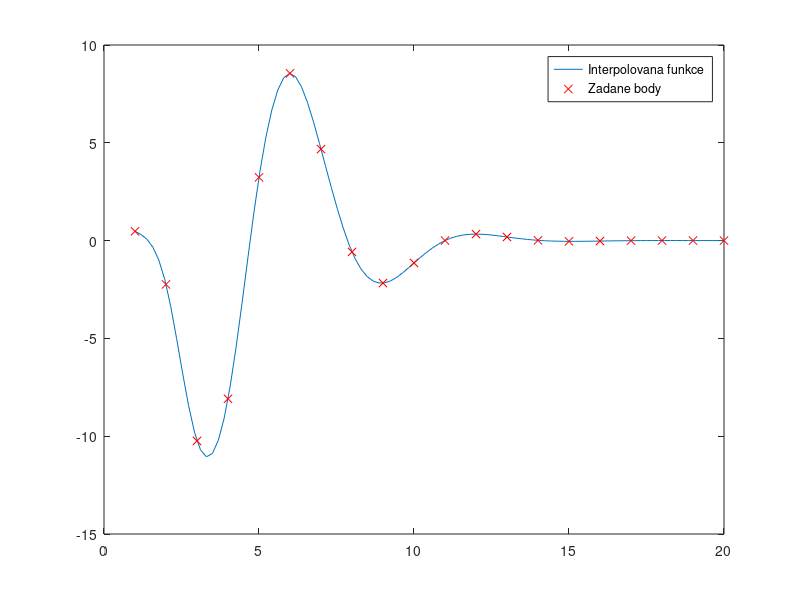

MATLAB code for this plot:


l = load('spline.dat');

n = size(l,1); % pocet zadanych bodu
bodu = 100;    % pocet bodu pro vyhodnoceni

x = l(:,1); % zadane body x
y = l(:,2); % zadane hodnoty y


% napred najdeme hodnoty druhe derivace

y2  = zeros(n,1); % druha derivace
rho = zeros(n,1); % pomocna promenna pro vypocet druhe derivace
mu  = zeros(n,1); % y'' se vypocte ze soustavy s tridiag. matici

% koeficienty tridiag. matice pro vypocet y'' a jeji prava strana
a = zeros(n,1);
b = zeros(n,1);
c = zeros(n,1);
f = zeros(n,1);

for i = 2 : n-1   % koeficienty z podminky spojitosti prvni derivace
    c(i) = ( x(i)   - x(i-1) ) / 6;
    a(i) = ( x(i+1) - x(i-1) ) / 3;
    b(i) = ( x(i+1) - x(i)   ) / 6;
    f(i) = ( y(i+1) - y(i)   ) / ( x(i+1) - x(i)   ) ...
         - ( y(i)   - y(i-1) ) / ( x(i)   - x(i-1) );
end

for i = 2 : n-1   % reseni soustavy s tridiagonalni matici pro nalezeni y'' (primy beh)
   mu(i+1)  = -b(i) / ( c(i)*mu(i) + a(i) );
   rho(i+1) = ( f(i) - c(i)*rho(i) ) / ( c(i)*mu(i) + a(i) );
end

for i = n-1 : -1 : 2  % zpetny beh vypoctu y''
    y2(i) = mu(i+1)*y2(i+1) + rho(i+1);
end



% hledani hodnot interpolacniho splinu v novych bodech

krok = (x(n)-x(1))/(bodu-1); % velikost kroku pro body ve kterych budeme funkci interpolovat
xn = x(1) : krok : x(n);     % pole bodu, ve kterych interpolujeme
yn = zeros(size(xn,2),1);    % pole hodnot interpolacniho splinu v bodech xn

for i = 1 : bodu  % i iteruje pres pole bodu pro vysledek interpolace
    j = 1;        % j je index do pole znamych hodnot
    while x(j)<=xn(i)  % najdeme znamy bod vpravo od mista, kde hledame hodnotu
        if (j==n)
            break;
        end
        j = j+1;
    end
    j = j-1; % posuneme se doleva
    
    % koeficienty interpolacniho splinu
    An = ( x(j+1) - xn(i) ) / ( x(j+1) - x(j) );
    Bn = 1 - An;
    Cn = ( An^3 - An ) * (x(j+1) - x(j))^2 / 6;
    Dn = ( Bn^3 - Bn ) * (x(j+1) - x(j))^2 / 6;
    
    % hodnota interpolacniho splinu v bode i
    yn(i) = An*y(j) + Bn*y(j+1) + Cn*y2(j) + Dn*y2(j+1);
    
end

plot(xn, yn);
hold on;
plot(x,y,'rx');
hold off;
legend('Interpolovana funkce', 'Zadane body')
